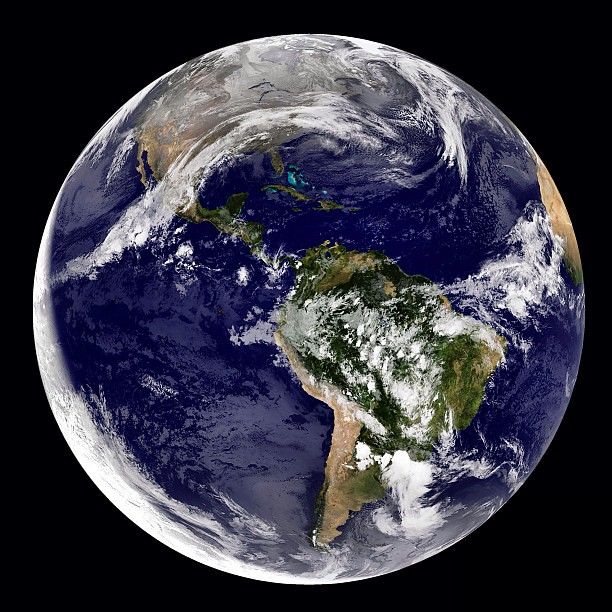
#> input picture imgs/earth.jpg, 612 x 612 px, found by its file name
$ jupyter execute --allow-errors 3._Zakladne_operacie_s_obrazom.ipynb
#> lines starting #> are read from the running program, lines starting #| are printed output that depends on the picture; long printed decimals are rounded
[cell 1]
import matplotlib.pyplot as plt
import numpy as np
import imageio as im
from skimage import data, io, transform
from scipy import signal

[cell 2]
x = np.linspace(0, 5*np.pi, 500)
plt.plot(x,"*-")
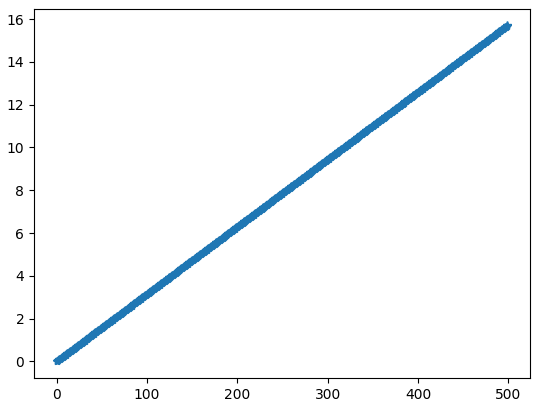
#> figure drawn by matplotlib, 1 panel; curve peaks at x = 499, y = 15.71

[cell 3]
plt.figure()
y = np.sin(x)
plt.plot(x, y,"*-")
plt.ylabel("Y- Value of sin(x)")
plt.xlabel("x_value")
plt.title('Kartenzianska sustava hodnot vektora Y')
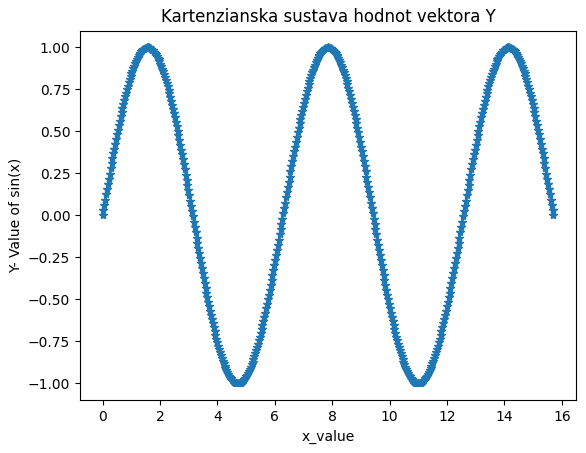
#> figure drawn by matplotlib, 1 panel; curve peaks at x = 1.57, y = 1

[cell 4]
plt.figure()
rand_img = np.random.rand(256, 512)
plt.imshow(rand_img>0.5,cmap='gray')
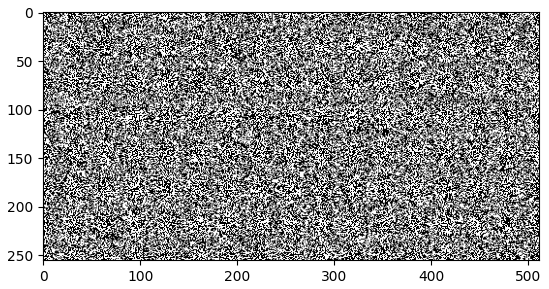
#> figure drawn by matplotlib, 1 panel

#> (a cell that did not finish here is left out)

[cell 6]
plt.figure()
#> (the rest of this cell did not finish here and is left out)

[cell 7]
image_earth = im.imread("imgs/earth.jpg")
#> image_earth is the input picture: shape (612, 612, 3); mean R, G, B 58.4, 57.6, 71.2
fig = plt.figure()
ax = fig.add_subplot(111)
plt.imshow(image_earth)
ax.set_aspect('equal')

[cell 8]
image_earth = im.imread("imgs/earth.jpg")
i_gray = 0.2126 * image_earth[:,:,0] + 0.7152 * image_earth[:,:,1] + 0.0722 * image_earth[:,:,2]
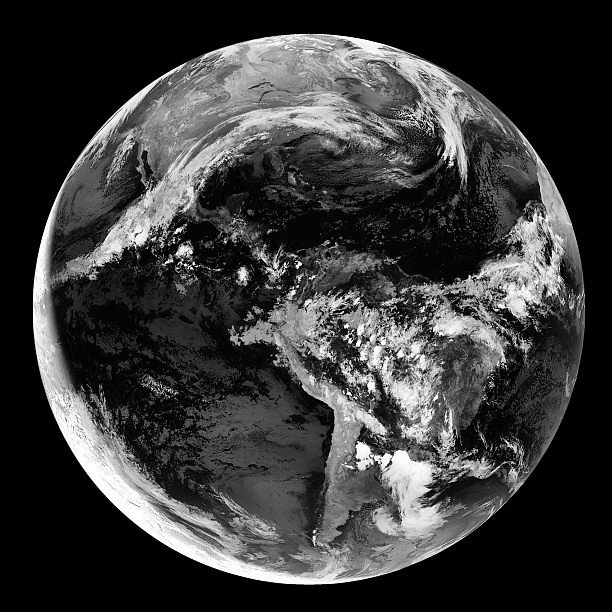
#> i_gray: shape (612, 612) float64; min 0, max 255, mean 58.8
i_gray = i_gray.astype(dtype=np.uint8)
plt.figure()
plt.imshow(i_gray, cmap='gray')

[cell 9]
from skimage.color import rgb2gray
#Y = 0.2125 R + 0.7154 G + 0.0721 B scikit
i_gray2 = (rgb2gray(image_earth)*255).astype(dtype=np.uint8)
print("Sum error between methods: ", np.sum((i_gray2 -i_gray)**2))
#| Sum error between methods:  3618
print("Average error: ", np.sum((i_gray2 -i_gray)**2)/i_gray2.size)
#| Average error:  0.00966

plt.figure()
plt.imshow(np.concatenate((i_gray, i_gray2),1),cmap='pink')
plt.figure()
plt.imshow(i_gray-i_gray2)
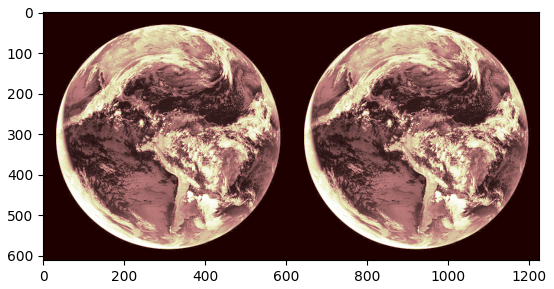
#> figure drawn by matplotlib, 1 panel
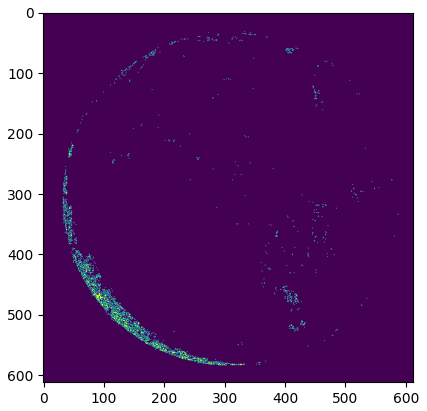
#> figure drawn by matplotlib, 1 panel

$ run again, with imgs/artificial_texture.jpg copied over imgs/earth.jpg
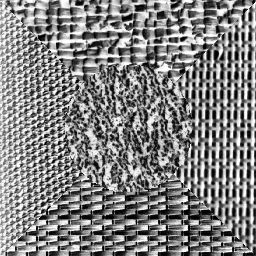
#> input picture imgs/artificial_texture.jpg, 256 x 256 px, found by its file name
#> image_earth is the input picture: shape (256, 256); min 0, max 255, mean 130.3
#> `i_gray2 = (rgb2gray(image_earth)*255).astype(dtype=np.uint8)`:
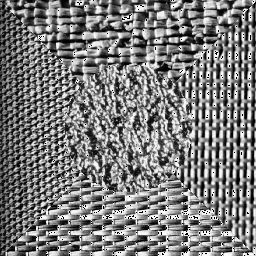
#> i_gray2: shape (256, 256); min 0, max 255, mean 123.2

$ run again, with imgs/circuit.jpg copied over imgs/earth.jpg
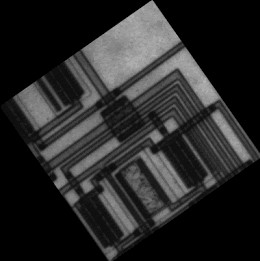
#> input picture imgs/circuit.jpg, 260 x 261 px, found by its file name
#> image_earth is the input picture: shape (261, 260, 3); min 0, max 183, mean 40.1
#| Sum error between methods:  10954
#| Average error:  0.1614
#> `[cell 9] from skimage.color import rgb2gray #Y = 0.2125 R + 0.7154 G +..`:
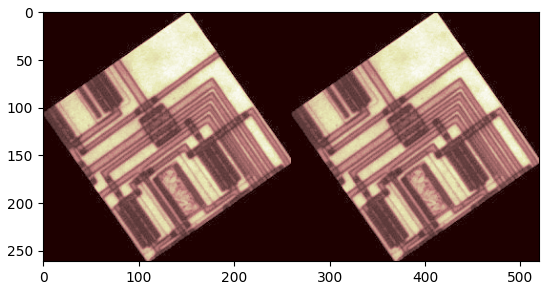
#> figure drawn by matplotlib, 1 panel
#> `[cell 9] from skimage.color import rgb2gray #Y = 0.2125 R + 0.7154 G +..`:
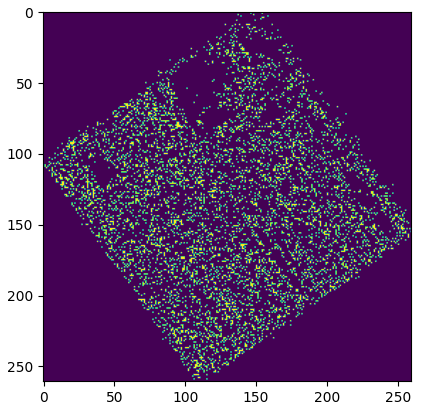
#> figure drawn by matplotlib, 1 panel

$ run again, with imgs/rice.jpg copied over imgs/earth.jpg
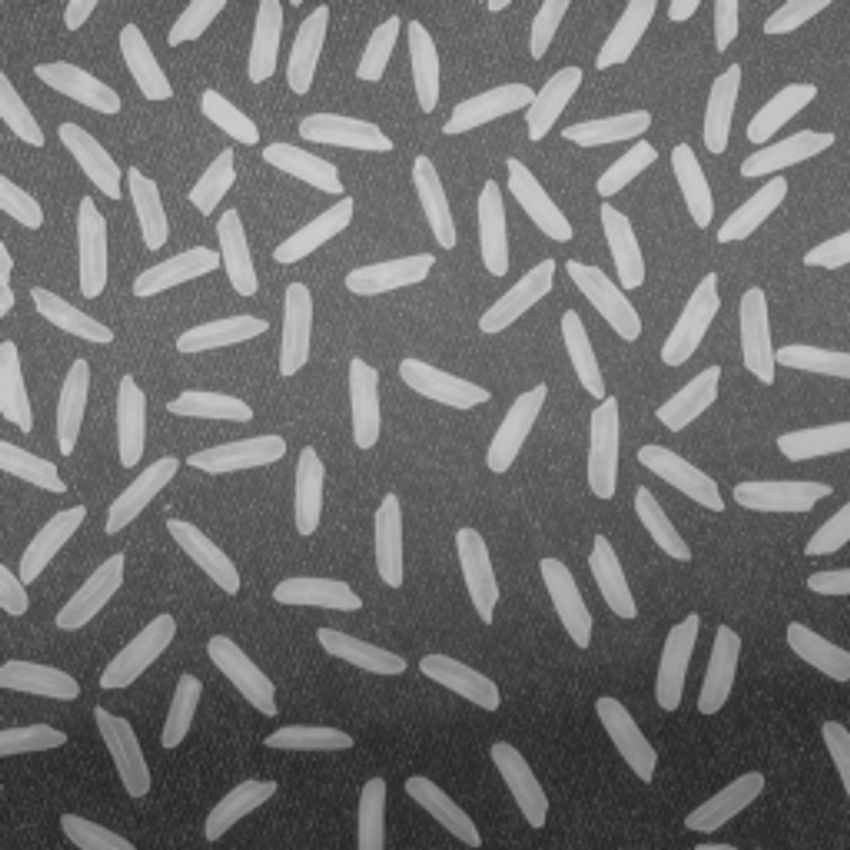
#> input picture imgs/rice.jpg, 850 x 850 px, found by its file name
#> image_earth is the input picture: shape (850, 850, 3); min 36, max 207, mean 111.3
#| Sum error between methods:  284605
#| Average error:  0.3939
#> `[cell 9] from skimage.color import rgb2gray #Y = 0.2125 R + 0.7154 G +..`:
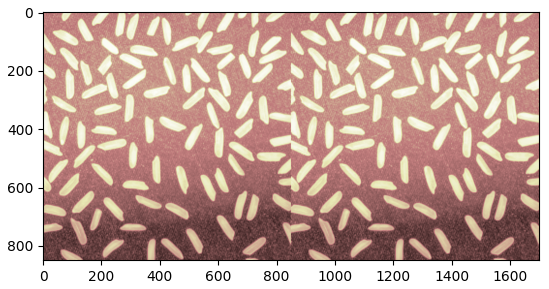
#> figure drawn by matplotlib, 1 panel
#> `[cell 9] from skimage.color import rgb2gray #Y = 0.2125 R + 0.7154 G +..`:
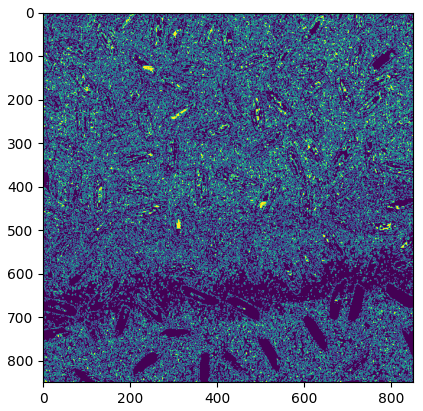
#> figure drawn by matplotlib, 1 panel
